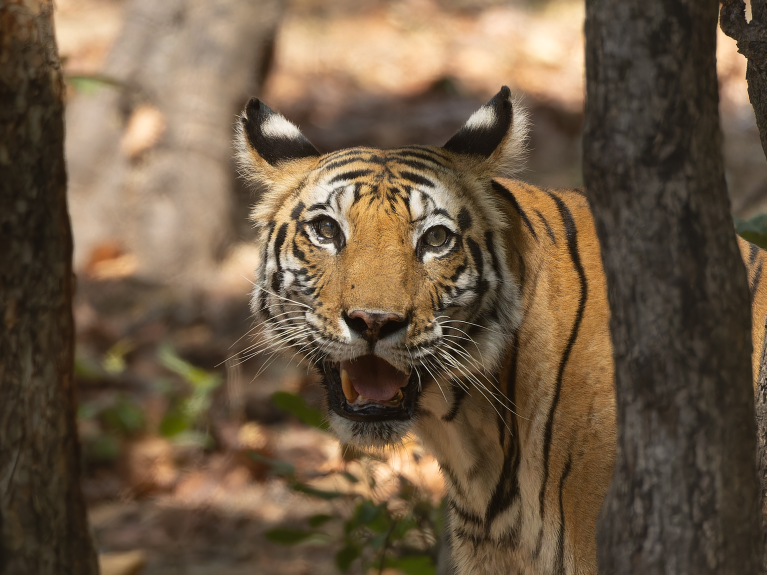
#> input picture projects/safari/assets/tiger_trees.jpg, 2299 x 1724 px (shown at 1/3 size)
$ python make_v3_backup.py assets/tiger_trees.jpg
#> lines starting #> are read from the running program, lines starting #| are printed output that depends on the picture; after the words box and inside, x2 and y2 are one past the last pixel; in counts of white or black regions, pixels touching at a corner belong together
"""v3 visual + type design for the safari reel (2026-11-04). Spliced in front of make.py's sound/deliver code.

Client feedback on v2: "it can be a lot better and more interesting to look at", "i dont like positioning of the
fonts, looks way too drafted and less edited". Fonts stay ref 2 (Video-11291) = Inter Display ExtraBold;
layout borrows from BOTH refs (ref 2 cards + numbered list, ref 1 Video-96135 split screen + full-screen beats).

Motion language (one of each, used everywhere):
  easing      expo-out (fast start, soft landing), no overshoot
  timing      base unit 0.30 s (enters 0.30, swaps 0.27, micro 0.16)
  transitions hard cut, or a push-slide along one axis
  stagger     words reveal on their spoken timestamps (blur-in 0.16 s)
  intensity   travel <= 160 px, scale 0.95 -> 1, rotation <= 3 deg
  texture     slow push on every shot, alternating punch-ins on her jump cuts, soft scrims, fine grain
  hero        ONE wow moment: the tiger reveal ("it's right there")
"""
import json, subprocess, sys
from pathlib import Path
import numpy as np, cv2
from scipy.io import wavfile
from PIL import Image, ImageDraw, ImageFont

P = Path(__file__).resolve().parent
ROOT = P.parent.parent
B, OUT, A = P / "build", P / "out", P / "assets"
NAME = "safari_reel"
FPS, SR = 30, 48000
NF = 1089
DUR = NF / FPS
FONTS = ROOT / "fonts"
FONTS_REL = "../../../fonts"
FONT_FILE = FONTS / "InterDisplay-ExtraBold.ttf"
FONT_FILE_B = FONTS / "InterDisplay-Bold.ttf"

def T(src):
    """source time -> final timeline (base.py drops 0.00-0.07 and 33.90-35.30)"""
    return src - 0.07 if src < 33.90 else src - 1.47

CUT = T(35.30)

def expo_out(x):
    x = min(1.0, max(0.0, x))
    return 1.0 if x >= 1 else 1 - 2 ** (-10 * x)

# ------------------------------------------------------------------ layout timeline (FINAL seconds)
# her jump cuts in the source (scene detection) -> per-shot camera: slow push, every other shot punched in
SRC_CUTS = [3.2, 3.9, 6.93, 10.7, 13.0, 13.87, 16.7, 18.7, 23.6, 24.6, 27.07, 32.43]
SHOTS = [0.0] + [T(c) for c in SRC_CUTS] + [CUT, DUR]

CARD_C, CARD_S = (540, 1452), 500
# (t0, t1, image, fx, fy, zoom, number, label, group) - group = cards that swipe into each other
CARDS = [
    (T(2.40), T(3.20), "tiger_trees.jpg", 0.50, 0.42, 1.25, None, None, 0),
    (T(4.12), T(4.76), "gypsy.jpg", 0.52, 0.55, 1.05, "01", "An open jeep", 1),
    (T(4.76), T(5.52), "jeep_sal_forest.jpg", 0.55, 0.55, 1.05, "02", "In the jungle", 1),
    (T(5.52), T(6.93), "jungle_road_mist.jpg", 0.50, 0.55, 1.05, "03", "At 6 AM", 1),
]
SEAM, HER_ROW0 = 840, 240
SPLIT = [   # (t0, t1, image or "LOGO", fx, fy, z0, z1)
    (T(8.08), T(10.06), "sal_forest.jpg", 0.50, 0.50, 1.00, 1.07),
    (T(10.06), T(12.78), "chital_fawn.jpg", 0.45, 0.17, 1.00, 1.04),
    (T(19.77), T(20.13), "leopard.jpg", 0.42, 0.45, 1.10, 1.13),
    (T(20.13), T(20.50), "elephant.jpg", 0.56, 0.40, 1.00, 1.03),
    (T(20.50), T(20.93), "sloth_bear.jpg", 0.33, 0.45, 1.25, 1.28),
    (T(20.93), T(21.43), "peacock.jpg", 0.45, 0.30, 1.00, 1.03),
    (T(21.43), T(22.55), "tiger_yawn.jpg", 0.52, 0.50, 1.00, 1.06),
    (T(30.15), T(32.43), "LOGO", 0, 0, 1, 1),                      # only while she says the brand name
]
SHUTTERS = [x[0] for x in SPLIT[2:7]]
LOGO_SPLIT = (T(30.15), T(32.43))
BARKS = [T(10.56), T(11.62)]
FULL = [
    (T(12.78), T(14.05), "tiger_trail_jeep.jpg", 0.42, 0.62, 1.00, 1.10, None),   # HERO: "it's right there"
    (T(24.55), T(25.93), "tiger_eyes.jpg", 0.60, 0.58, 1.00, 1.07, None),         # "with your own eyes"
]
SILENT = T(9.06)
HEARTBEATS = [T(15.02), T(15.82)]
ANCHOR_Y = 700

def in_split(t):
    return any(a <= t < b for a, b, *_ in SPLIT)

def in_full(t):
    return any(a <= t < b for a, b, *_ in FULL)

def card_at(t):
    return any(a <= t < b for a, b, *_ in CARDS)

def shot_index(t):
    return max(0, np.searchsorted(SHOTS, t, side="right") - 1)

# [13 lines left out: function base_zoom, not called in this run]

# ------------------------------------------------------------------ image helpers
def crop_cover(img, w, h, fx, fy, z=1.0):
#> called with w = 500, h = 500, fx = 0.5, fy = 0.42, z = 1.25
    ih, iw = img.shape[:2]
#> ih = 1724; iw = 2299
    s = max(w / iw, h / ih) * z
#> s = 0.363
    cw, ch = w / s, h / s
#> cw = 1379.2; ch = 1379.2
    x0 = np.clip(fx * iw - cw / 2, 0, iw - cw); y0 = np.clip(fy * ih - ch / 2, 0, ih - ch)
#> after `x0 = np.clip(fx * iw - cw / 2, 0, iw - cw)`: x0 = 459.9
#> after `y0 = np.clip(fy * ih - ch / 2, 0, ih - ch)`: y0 = 34.48
    M = np.array([[s, 0, -x0 * s], [0, s, -y0 * s]], np.float32)
#> M = [[0.363, 0, -166.7], [0, 0.363, -12.5]]
    return cv2.warpAffine(img, M, (w, h), flags=cv2.INTER_AREA if s < 1 else cv2.INTER_CUBIC, borderMode=cv2.BORDER_REFLECT)
#> returned value: shape (500, 500, 3)

def load_rgb(name):
    return cv2.cvtColor(cv2.imread(str(A / name), cv2.IMREAD_COLOR), cv2.COLOR_BGR2RGB)

def photo_grade(img):
    f = img.astype(np.float32) / 255
    f = 0.01 + 0.97 * f
    g = f.mean(2, keepdims=True)
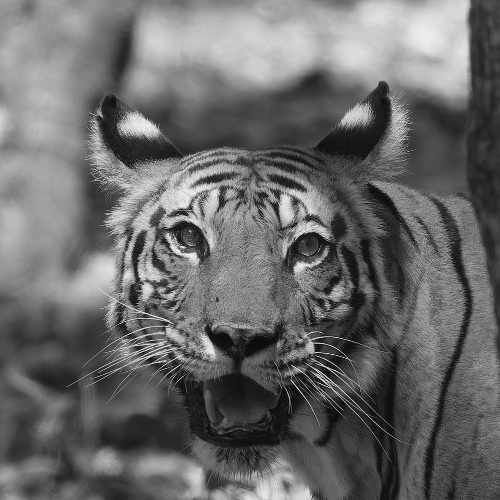
#> g: shape (500, 500, 1) float32; min 0.0125, max 0.947, mean 0.418
    f = g + (f - g) * 0.95
    return np.clip(f * 255, 0, 255).astype(np.uint8)

def pil_font(path, px):
    return ImageFont.truetype(str(path), px)

# [6 lines left out: function tracked_text, not called in this run]

def make_card(img, number, label, angle):
    """rounded photo card: number tag top-left, label on a soft bottom gradient, drop shadow, slight tilt"""
#> called with angle = -2.5
    S, r = CARD_S, 26
    photo = Image.fromarray(img).convert("RGBA")
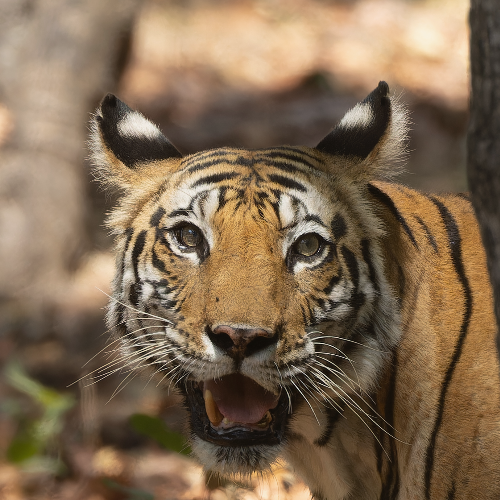
#> photo: PIL image 500x500 RGBA; mean R, G, B, A 129.2, 106.9, 82.3, 255
    if label:
        grad = np.zeros((S, S, 4), np.uint8)
        ramp = np.clip((np.arange(S) - S * 0.55) / (S * 0.45), 0, 1) ** 1.4 * 170
        grad[..., 3] = ramp[:, None].astype(np.uint8)
        photo = Image.alpha_composite(photo, Image.fromarray(grad))
        d = ImageDraw.Draw(photo)
        d.text((30, S - 34), label, font=pil_font(FONT_FILE, 50), fill=(255, 255, 255, 255), anchor="ls")
    if number:
        d = ImageDraw.Draw(photo)
        f = pil_font(FONT_FILE, 30)
        w = d.textlength(number, font=f)
        d.rounded_rectangle((24, 24, 24 + w + 32, 24 + 50), radius=25, fill=(246, 238, 162, 255))
        d.text((24 + 16, 24 + 25), number, font=f, fill=(28, 32, 24, 255), anchor="lm")
    mask = Image.new("L", (S, S), 0)
#> mask: PIL image 500x500 L; every value is 0
    ImageDraw.Draw(mask).rounded_rectangle((0, 0, S - 1, S - 1), radius=r, fill=255)
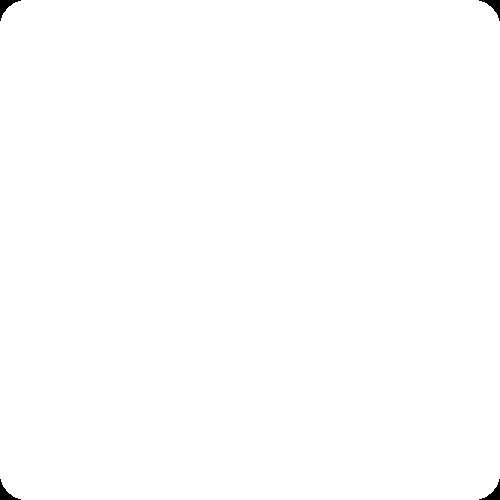
#> mask: PIL image 500x500 L; 99.8% white; 4 black regions, box (x1, y1, x2, y2) and area: (0, 0, 21, 21) 150, (479, 0, 500, 21) 150, (0, 479, 21, 500) 150, (479, 479, 500, 500) 150
    photo.putalpha(Image.fromarray(np.minimum(np.array(photo)[..., 3], np.array(mask))))
    pad = 70
    canvas = Image.new("RGBA", (S + 2 * pad, S + 2 * pad), (0, 0, 0, 0))
#> canvas: PIL image 640x640 RGBA; every value is 0
    sh = Image.new("L", canvas.size, 0)
#> sh: PIL image 640x640 L; every value is 0
    ImageDraw.Draw(sh).rounded_rectangle((pad, pad + 14, pad + S, pad + S + 14), radius=r, fill=int(255 * 0.42))
#> sh: PIL image 640x640 L; values 0 (black) and 107 (white), 61.1% white; 1 black region, box (x1, y1, x2, y2) and area: (0, 0, 640, 640) 159199
    sh = cv2.GaussianBlur(np.array(sh), (0, 0), 20)
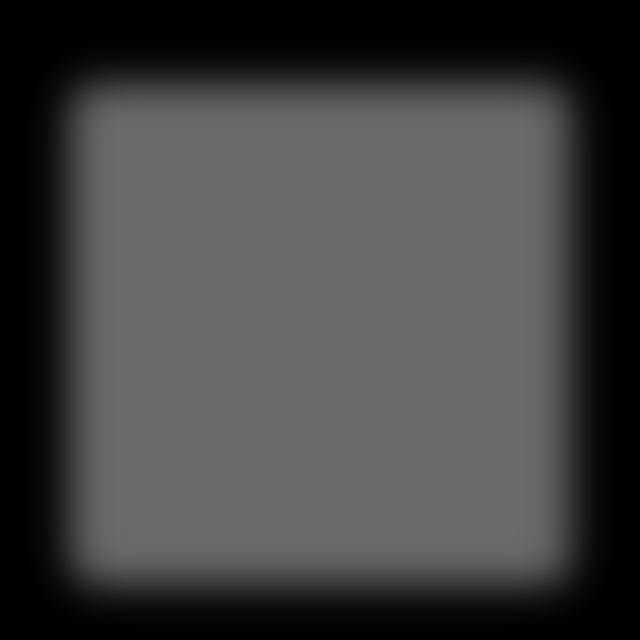
#> sh: shape (640, 640); min 0, max 107, mean 65.4
    canvas.putalpha(Image.fromarray(sh))
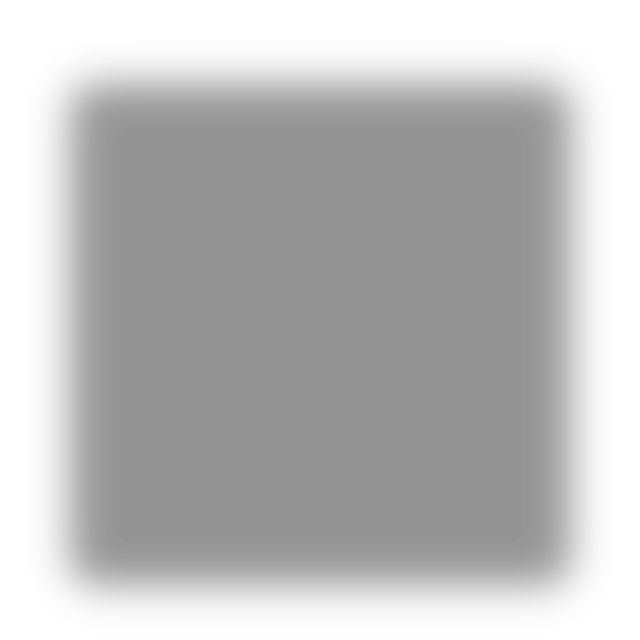
#> canvas: PIL image 640x640 RGBA; mean R, G, B, A 0, 0, 0, 65.4; transparent parts drawn white
    canvas = Image.alpha_composite(canvas, Image.new("RGBA", canvas.size, (0, 0, 0, 0)))
    black = Image.new("RGBA", canvas.size, (0, 0, 0, 255)); black.putalpha(Image.fromarray(sh))
    canvas = black
    canvas.alpha_composite(photo, (pad, pad))
    canvas = canvas.rotate(angle, resample=Image.BICUBIC, expand=False)
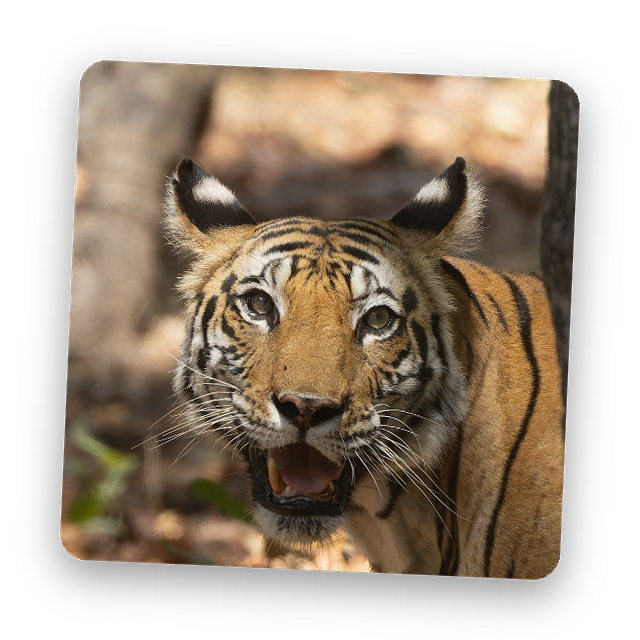
#> canvas: PIL image 640x640 RGBA; mean R, G, B, A 78.6, 65, 50, 159.7; transparent parts drawn white
    return np.array(canvas).astype(np.float32) / 255.0
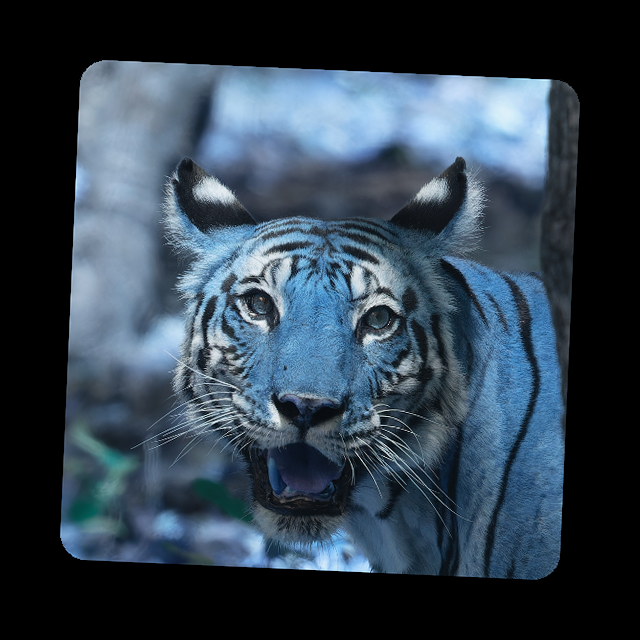
#> returned value: shape (640, 640, 4) float32; mean of channels 0, 1, 2, 3 0.308, 0.255, 0.196, 0.627; drawn as B, G, R

# [31 lines left out: functions make_logo_panel, blend_rgba, not called in this run]

# scrims + vignette + grain (texture tier: subliminal)
_yy = np.linspace(0, 1, 1920)[:, None]
SCRIM_BOT = np.clip((_yy - 0.52) / 0.48, 0, 1) ** 1.6 * 0.42
SCRIM_TOP = np.clip((0.24 - _yy) / 0.24, 0, 1) ** 1.5 * 0.30
_xx = np.linspace(-1, 1, 1080)[None, :]
VIGNETTE = (1 - 0.13 * np.clip(_xx ** 2 + ((_yy - 0.5) * 2) ** 2 - 0.35, 0, 1.5) / 1.5).astype(np.float32)
_rng = np.random.default_rng(3)
GRAIN = [(_rng.standard_normal((960, 540)) * 3.2).astype(np.float32) for _ in range(6)]

# [12 lines left out: functions texture, desat, not called in this run]

# ------------------------------------------------------------------ compositor
def composite():
    cards = []
    for k, (t0, t1, n, fx, fy, z, num, label, grp) in enumerate(CARDS):
        img = photo_grade(crop_cover(load_rgb(n), CARD_S, CARD_S, fx, fy, z))
        cards.append((t0, t1, make_card(img, num, label, (-2.5, 2.0, -1.5, 2.5)[k % 4]), grp))
    fulls = [(t0, t1, photo_grade(load_rgb(n)), fx, fy, z0, z1) for t0, t1, n, fx, fy, z0, z1, _ in FULL]
    splits = [(t0, t1, None if n == "LOGO" else photo_grade(load_rgb(n)), fx, fy, z0, z1) for t0, t1, n, fx, fy, z0, z1 in SPLIT]
    logo_bg, logo_img, logo_xy = make_logo_panel()
    logo_rgba = np.array(logo_img).astype(np.float32) / 255
    split_starts = [s[0] for s in splits]
    # a split "enters" (push-down) only when the previous frame wasn't a split
    entering = {s[0] for s in splits if not in_split(s[0] - 0.05)}
    dec = subprocess.Popen(["ffmpeg", "-v", "error", "-i", str(B / "base.mp4"), "-f", "rawvideo", "-pix_fmt", "rgb24", "-"],
                           stdout=subprocess.PIPE)
    enc = subprocess.Popen(["ffmpeg", "-y", "-v", "error", "-f", "rawvideo", "-pix_fmt", "rgb24", "-s", "1080x1920", "-r", str(FPS),
                            "-i", "-", "-c:v", "libx264", "-preset", "medium", "-crf", "13", "-pix_fmt", "yuv420p",
                            str(B / "comp.mp4")], stdin=subprocess.PIPE)
    sz = 1440 * 2560 * 3
    for fi in range(NF):
        buf = dec.stdout.read(sz)
        if len(buf) < sz:
            break
        t = fi / FPS
        src = np.frombuffer(buf, np.uint8).reshape(2560, 1440, 3)
        s = 0.75 * base_zoom(t)
        M = np.array([[s, 0, 540 - 720 * s], [0, s, ANCHOR_Y - (ANCHOR_Y / 0.75) * s]], np.float32)
        frame = cv2.warpAffine(src, M, (1080, 1920), flags=cv2.INTER_AREA if s < 1 else cv2.INTER_LINEAR,
                               borderMode=cv2.BORDER_REFLECT)
        # "everything will go silent": the picture drains with the sound until the alarm call
        if SILENT <= t < T(10.06):
            k = expo_out((t - SILENT) / 0.6)
            frame = desat(frame, 1 - 0.45 * k, 1 - 0.08 * k)
        scrim = 1.0
        # ---- ref 1 split screen
        for t0, t1, img, fx, fy, z0, z1 in splits:
            if t0 <= t < t1:
                zz = z0 + (z1 - z0) * (t - t0) / (t1 - t0)
                for bk in BARKS:                                        # snap-zoom on each bark
                    if t0 <= bk <= t < bk + 0.6:
                        zz *= 1 + 0.07 * expo_out((t - bk) / 0.12) * (1 - 0.6 * min(1, (t - bk - 0.12) / 0.45) if t > bk + 0.12 else 1)
                if img is None:
                    top = logo_bg.copy()
                    a = expo_out((t - t0) / 0.4)
                    lr = cv2.resize(logo_rgba, None, fx=0.95 + 0.05 * a, fy=0.95 + 0.05 * a, interpolation=cv2.INTER_AREA)
                    blend_rgba(top, lr, logo_xy[0] + logo_img.width / 2, logo_xy[1] + logo_img.height / 2, 1.0, a)
                else:
                    top = crop_cover(img, 1080, SEAM, fx, fy, zz)
                    if SILENT <= t < T(10.06):
                        k = expo_out((t - SILENT) / 0.6)
                        top = desat(top, 1 - 0.45 * k, 1 - 0.08 * k)
                for st in SHUTTERS:                                     # shutter: quick flash on the photo only
                    if 0 <= t - st < 0.1:
                        top = np.clip(top.astype(np.float32) + 255 * 0.35 * (1 - (t - st) / 0.1), 0, 255).astype(np.uint8)
                her = frame[HER_ROW0:HER_ROW0 + 1920 - SEAM]
                if t0 in entering and t - t0 < 0.3:                     # push-down entrance
                    p = expo_out((t - t0) / 0.3)
                    off = int(round(SEAM * (1 - p)))                      # photo panel slides down from the top
                    out = frame.copy()
                    shift = int(round((SEAM - HER_ROW0) * p))           # her picture slides down by up to 600 px
                    out[shift:] = frame[:1920 - shift]
                    out[:SEAM - off] = top[off:]
                    frame = out
                else:
                    frame = np.vstack([top, her])
        # ---- ref 1 full-screen beats
        for t0, t1, img, fx, fy, z0, z1 in fulls:
            if t0 <= t < t1:
                zz = z0 + (z1 - z0) * expo_out((t - t0) / (t1 - t0) * 0.8)
                frame = crop_cover(img, 1080, 1920, fx, fy, zz)
        frame = texture(frame, fi, scrim)
        # ---- ref 2 cards (after the scrim so the photos stay clean)
        for k, (t0, t1, rgba, grp) in enumerate(cards):
            nxt_same = k + 1 < len(cards) and cards[k + 1][3] == grp and abs(cards[k + 1][0] - t1) < 0.05
            prv_same = k > 0 and cards[k - 1][3] == grp and abs(cards[k - 1][1] - t0) < 0.05
            last_end = t1 + (0.0 if nxt_same else 0.2)
            if not (t0 <= t < last_end + (0.27 if nxt_same else 0)):
                continue
            x, y, al = CARD_C[0], CARD_C[1], 1.0
            if prv_same:                                                # swipe in from the right
                p = expo_out((t - t0) / 0.27)
                x += 640 * (1 - p)
            else:                                                       # rise in
                p = expo_out((t - t0) / 0.3)
                y += 160 * (1 - p); al = min(1, (t - t0) / 0.12)
            if nxt_same and t >= t1:                                    # pushed out to the left by the next card
                q = expo_out((t - t1) / 0.27)
                x -= 640 * q
            elif not nxt_same and t >= t1:                              # leave: drop + fade
                q = (t - t1) / 0.2
                y += 120 * q; al *= 1 - q
            blend_rgba(frame, rgba, x, y, 0.95 + 0.05 * p, al)
        enc.stdin.write(frame.tobytes())
        if fi % 150 == 0:
            print(f"  composite {fi}/{NF}", flush=True)
    enc.stdin.close(); enc.wait(); dec.wait()

# ------------------------------------------------------------------ type (libass)
YEL, WHITE, BLK = "&HA2EEF6&", "&HFFFFFF&", "&H000000&"
FONT, FONT_B = "Inter Display ExtraBold", "Inter Display Bold"
EM = 0.70           # libass fs -> em px for Inter (calibrated: fs 100 -> cap height 51 px)
CAP_FS, KW_FS = 66, 84
MAX_W = 840

# caption pages: *word* = keyword (bigger, ref-2 yellow). Words map 1:1 onto build/words.json (after the cut).
PAGES = [
    "You don't need", "to be a *wildlife* photographer", "to see a *tiger*",
    "All you need is", "an *open* *jeep*", "in the *jungle*", "at *6* *AM* in the morning",
    "And then suddenly", "everything will go *silent*",
    "An *alarm* *call*", "will ring", "and you will know", "it's *right* *there*",
    "And the way", "your heart will *pound*", "in that moment",
    "No reel will ever", "make you *feel* like that",
    "You know I've spent", "*years* photographing", "these moments", "on my *camera*",
    "But now", "I want you to see it", "with your *own* *eyes*", "not on some *screen*",
    "And that's exactly why", "I'm hosting a *safari*", "with *Lost* *&* *Free* *Safaris*", "just for you",
    "Details are coming out *soon*",
    "comment SAFARI and you'll be the first to know",          # covered by the CTA lockup (not drawn as a caption)
]
NO_CAPTION = {len(PAGES) - 1}

def at(t):
    t = max(0, t)
    return f"{int(t // 3600)}:{int(t % 3600 // 60):02d}:{t % 60:05.2f}"

HDR = rf"""[Script Info]
ScriptType: v4.00+
PlayResX: 1080
PlayResY: 1920
WrapStyle: 2
ScaledBorderAndShadow: yes

[V4+ Styles]
Format: Name, Fontname, Fontsize, PrimaryColour, SecondaryColour, OutlineColour, BackColour, Bold, Italic, Underline, StrikeOut, ScaleX, ScaleY, Spacing, Angle, BorderStyle, Outline, Shadow, Alignment, MarginL, MarginR, MarginV, Encoding
Style: X,{FONT},{CAP_FS},&H00FFFFFF,&H00FFFFFF,&H00000000,&H00000000,0,0,0,0,100,100,0.5,0,1,0,0,5,0,0,0,1

[Events]
Format: Layer, Start, End, Style, Name, MarginL, MarginR, MarginV, Effect, Text
"""

# [30 lines left out: functions load_words, caption_pages, not called in this run]

def caption_words():          # kept for build_srt in the shared tail
    _, ws = caption_pages()
    return None, ws

# [13 lines left out: functions text_width, caption_y, not called in this run]

LAYERS = (  # glow, tight drop shadow, fill
    ("glow", rf"\1c{BLK}\3c{BLK}\bord6\blur14", r"\1a&HA0&\3a&HA0&", 0, 3),
    ("drop", rf"\1c{BLK}\3c{BLK}\bord1\blur3", r"\1a&H70&\3a&H88&", 2, 4),
    ("fill", r"\bord0\blur0", r"\1a&H00&", 0, 0),
)

# [38 lines left out: functions line_events, lockup, not called in this run]

def chapter(t0, t1, num, title):
    """numbered list title, magazine style: small yellow number over a big white title, top-left"""
    return lockup(t0, t1, [(num, 54, YEL, 84, 258, 4, 1, t0 + 0.01), (title, 104, WHITE, 80, 340, 4, -0.5, t0 + 0.08)])

# [39 lines left out: functions title_events, build_ass, build_srt, not called in this run]


# ------------------------------------------------------------------ sound
LIB = ROOT / "sfx_library"
NS = int(DUR * SR)
_cache = {}

# [25 lines left out: functions load, place, not called in this run]

DS, DL = "dl_safari/", "dl_2026_11/"
POP = "msg_soft_pop.mp3"

# [88 lines left out: function build_sfx, not called in this run]

VOICE = ("highpass=f=90:poles=2,afftdn=nf=-50:tn=1,"
         "equalizer=f=220:t=q:w=1.1:g=-3,equalizer=f=500:t=q:w=1.2:g=-1.5,"
         "equalizer=f=3300:t=q:w=1.0:g=3,equalizer=f=10000:t=h:w=0.7:g=2,"
         "deesser=i=0.3,acompressor=threshold=-24dB:ratio=3:attack=5:release=120:makeup=4,alimiter=limit=0.89:level=false")

# [27 lines left out: functions voice_wav, loudnorm, render_audio, not called in this run]

# ------------------------------------------------------------------ deliver
def run(cmd, **kw):
    print("  $", " ".join(str(c) for c in cmd)[:200])
    subprocess.run(cmd, check=True, **kw)

# [47 lines left out: functions encode, caption_qa, not called in this run]

def main(skip_comp=False):
    OUT.mkdir(exist_ok=True)
    if not skip_comp or not (B / "comp.mp4").exists():
        composite()
    build_ass(B / "captions.ass")
    build_ass(B / "titles_only.ass", captions=False)
    build_srt(OUT / f"{NAME}.srt")
    caption_qa()
    sfx = build_sfx()
    pk = np.abs(sfx).max()
    if pk > 0.95:
        sfx *= 0.95 / pk
    wavfile.write(B / "sfx.wav", SR, sfx.astype(np.float32))
    voice_wav()
    mix, mix_nm = render_audio()
    encode(f"ass=captions.ass:fontsdir={FONTS_REL}", mix, OUT / f"{NAME}.mp4")
    encode(f"ass=captions.ass:fontsdir={FONTS_REL}", mix_nm, OUT / f"{NAME}_no_music.mp4")
    encode("", mix, OUT / f"{NAME}_clean.mp4")
    run(["ffmpeg", "-y", "-v", "error", "-ss", "2.6", "-i", str(OUT / f"{NAME}.mp4"), "-frames:v", "1", str(OUT / f"{NAME}_cover.png")])

if __name__ == "__main__":
#> (the run stopped early here; a loop or call above may not have finished)
